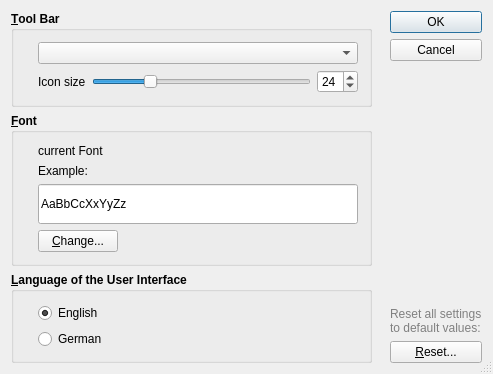
<?xml version="1.0" encoding="UTF-8"?>
<ui version="4.0">
 <class>OptionsDialog</class>
 <widget class="QDialog" name="OptionsDialog">
  <property name="geometry">
   <rect>
    <x>0</x>
    <y>0</y>
    <width>493</width>
    <height>371</height>
   </rect>
  </property>
  <property name="sizePolicy">
   <sizepolicy hsizetype="MinimumExpanding" vsizetype="MinimumExpanding">
    <horstretch>0</horstretch>
    <verstretch>0</verstretch>
   </sizepolicy>
  </property>
  <property name="windowTitle">
   <string>Settings</string>
  </property>
  <property name="sizeGripEnabled">
   <bool>true</bool>
  </property>
  <layout class="QHBoxLayout" name="horizontalLayout1">
   <item>
    <layout class="QVBoxLayout" name="verticalLayout1">
     <item>
      <widget class="QGroupBox" name="groupBoxSymbols">
       <property name="font">
        <font>
         <weight>75</weight>
         <bold>true</bold>
        </font>
       </property>
       <property name="title">
        <string>&amp;Tool Bar</string>
       </property>
       <layout class="QVBoxLayout" name="verticalLayout4">
        <property name="leftMargin">
         <number>24</number>
        </property>
        <item>
         <widget class="QComboBox" name="comboBoxToolbar">
          <property name="font">
           <font>
            <weight>50</weight>
            <bold>false</bold>
           </font>
          </property>
         </widget>
        </item>
        <item>
         <layout class="QHBoxLayout" name="horizontalLayout">
          <item>
           <widget class="QLabel" name="label_2">
            <property name="font">
             <font>
              <weight>50</weight>
              <bold>false</bold>
             </font>
            </property>
            <property name="text">
             <string>Icon size</string>
            </property>
            <property name="buddy">
             <cstring>sliderIconSize</cstring>
            </property>
           </widget>
          </item>
          <item>
           <widget class="QSlider" name="sliderIconSize">
            <property name="minimum">
             <number>16</number>
            </property>
            <property name="maximum">
             <number>48</number>
            </property>
            <property name="pageStep">
             <number>8</number>
            </property>
            <property name="value">
             <number>24</number>
            </property>
            <property name="orientation">
             <enum>Qt::Horizontal</enum>
            </property>
           </widget>
          </item>
          <item>
           <widget class="QSpinBox" name="spinBoxIconSize">
            <property name="font">
             <font>
              <weight>50</weight>
              <bold>false</bold>
             </font>
            </property>
            <property name="minimum">
             <number>16</number>
            </property>
            <property name="maximum">
             <number>48</number>
            </property>
            <property name="value">
             <number>24</number>
            </property>
           </widget>
          </item>
         </layout>
        </item>
       </layout>
      </widget>
     </item>
     <item>
      <spacer name="verticalSpacer2">
       <property name="orientation">
        <enum>Qt::Vertical</enum>
       </property>
       <property name="sizeHint" stdset="0">
        <size>
         <width>20</width>
         <height>4</height>
        </size>
       </property>
      </spacer>
     </item>
     <item>
      <widget class="QGroupBox" name="groupBoxFont">
       <property name="minimumSize">
        <size>
         <width>0</width>
         <height>0</height>
        </size>
       </property>
       <property name="font">
        <font>
         <weight>75</weight>
         <bold>true</bold>
        </font>
       </property>
       <property name="title">
        <string>&amp;Font</string>
       </property>
       <layout class="QVBoxLayout" name="verticalLayout2">
        <property name="leftMargin">
         <number>24</number>
        </property>
        <item>
         <widget class="QLabel" name="labelCurrentFont">
          <property name="minimumSize">
           <size>
            <width>200</width>
            <height>0</height>
           </size>
          </property>
          <property name="baseSize">
           <size>
            <width>200</width>
            <height>0</height>
           </size>
          </property>
          <property name="font">
           <font>
            <weight>50</weight>
            <bold>false</bold>
           </font>
          </property>
          <property name="text">
           <string>current Font</string>
          </property>
         </widget>
        </item>
        <item>
         <widget class="QLabel" name="labelExample">
          <property name="font">
           <font>
            <weight>50</weight>
            <bold>false</bold>
           </font>
          </property>
          <property name="text">
           <string>Example:</string>
          </property>
          <property name="buddy">
           <cstring>editExample</cstring>
          </property>
         </widget>
        </item>
        <item>
         <widget class="QLineEdit" name="editExample">
          <property name="minimumSize">
           <size>
            <width>240</width>
            <height>40</height>
           </size>
          </property>
          <property name="font">
           <font>
            <weight>50</weight>
            <bold>false</bold>
           </font>
          </property>
          <property name="text">
           <string>AaBbCcXxYyZz</string>
          </property>
         </widget>
        </item>
        <item>
         <layout class="QHBoxLayout" name="horizontalLayout2">
          <item>
           <widget class="QPushButton" name="buttonChangeFont">
            <property name="font">
             <font>
              <weight>50</weight>
              <bold>false</bold>
             </font>
            </property>
            <property name="text">
             <string>&amp;Change...</string>
            </property>
           </widget>
          </item>
          <item>
           <spacer name="horizontalSpacer1">
            <property name="orientation">
             <enum>Qt::Horizontal</enum>
            </property>
            <property name="sizeHint" stdset="0">
             <size>
              <width>40</width>
              <height>20</height>
             </size>
            </property>
           </spacer>
          </item>
         </layout>
        </item>
       </layout>
      </widget>
     </item>
     <item>
      <spacer name="verticalSpacer1">
       <property name="orientation">
        <enum>Qt::Vertical</enum>
       </property>
       <property name="sizeHint" stdset="0">
        <size>
         <width>20</width>
         <height>4</height>
        </size>
       </property>
      </spacer>
     </item>
     <item>
      <widget class="QGroupBox" name="groupBoxLanguage">
       <property name="font">
        <font>
         <weight>75</weight>
         <bold>true</bold>
        </font>
       </property>
       <property name="title">
        <string>&amp;Language of the User Interface</string>
       </property>
       <layout class="QVBoxLayout" name="verticalLayout3">
        <property name="leftMargin">
         <number>24</number>
        </property>
        <item>
         <widget class="QRadioButton" name="radioButtonEnglish">
          <property name="font">
           <font>
            <weight>50</weight>
            <bold>false</bold>
           </font>
          </property>
          <property name="text">
           <string>English</string>
          </property>
          <property name="checked">
           <bool>true</bool>
          </property>
         </widget>
        </item>
        <item>
         <widget class="QRadioButton" name="radioButtonGerman">
          <property name="font">
           <font>
            <weight>50</weight>
            <bold>false</bold>
           </font>
          </property>
          <property name="text">
           <string>German</string>
          </property>
         </widget>
        </item>
       </layout>
      </widget>
     </item>
    </layout>
   </item>
   <item>
    <spacer name="horizontalSpacer2">
     <property name="orientation">
      <enum>Qt::Horizontal</enum>
     </property>
     <property name="sizeType">
      <enum>QSizePolicy::Fixed</enum>
     </property>
     <property name="sizeHint" stdset="0">
      <size>
       <width>12</width>
       <height>20</height>
      </size>
     </property>
    </spacer>
   </item>
   <item>
    <layout class="QVBoxLayout" name="verticalLayout5">
     <property name="spacing">
      <number>6</number>
     </property>
     <item>
      <widget class="QPushButton" name="buttonOk">
       <property name="text">
        <string>OK</string>
       </property>
       <property name="shortcut">
        <string/>
       </property>
       <property name="autoDefault">
        <bool>true</bool>
       </property>
       <property name="default">
        <bool>true</bool>
       </property>
      </widget>
     </item>
     <item>
      <widget class="QPushButton" name="buttonCancel">
       <property name="text">
        <string>Cancel</string>
       </property>
       <property name="shortcut">
        <string/>
       </property>
       <property name="autoDefault">
        <bool>true</bool>
       </property>
      </widget>
     </item>
     <item>
      <spacer name="verticalSpacer3">
       <property name="orientation">
        <enum>Qt::Vertical</enum>
       </property>
       <property name="sizeType">
        <enum>QSizePolicy::Expanding</enum>
       </property>
       <property name="sizeHint" stdset="0">
        <size>
         <width>20</width>
         <height>32</height>
        </size>
       </property>
      </spacer>
     </item>
     <item>
      <widget class="QLabel" name="label">
       <property name="text">
        <string>&lt;font color=&quot;#808080&quot;&gt;Reset all settings&lt;br/&gt;
to default values:&lt;/font&gt;</string>
       </property>
      </widget>
     </item>
     <item>
      <widget class="QPushButton" name="buttonReset">
       <property name="text">
        <string>&amp;Reset...</string>
       </property>
      </widget>
     </item>
    </layout>
   </item>
  </layout>
 </widget>
 <layoutdefault spacing="6" margin="11"/>
 <pixmapfunction>qPixmapFromMimeSource</pixmapfunction>
 <tabstops>
  <tabstop>editExample</tabstop>
  <tabstop>buttonChangeFont</tabstop>
  <tabstop>radioButtonEnglish</tabstop>
  <tabstop>radioButtonGerman</tabstop>
  <tabstop>buttonReset</tabstop>
  <tabstop>buttonOk</tabstop>
  <tabstop>buttonCancel</tabstop>
 </tabstops>
 <resources/>
 <connections>
  <connection>
   <sender>buttonOk</sender>
   <signal>clicked()</signal>
   <receiver>OptionsDialog</receiver>
   <slot>accept()</slot>
   <hints>
    <hint type="sourcelabel">
     <x>20</x>
     <y>20</y>
    </hint>
    <hint type="destinationlabel">
     <x>20</x>
     <y>20</y>
    </hint>
   </hints>
  </connection>
  <connection>
   <sender>buttonCancel</sender>
   <signal>clicked()</signal>
   <receiver>OptionsDialog</receiver>
   <slot>reject()</slot>
   <hints>
    <hint type="sourcelabel">
     <x>20</x>
     <y>20</y>
    </hint>
    <hint type="destinationlabel">
     <x>20</x>
     <y>20</y>
    </hint>
   </hints>
  </connection>
 </connections>
</ui>
